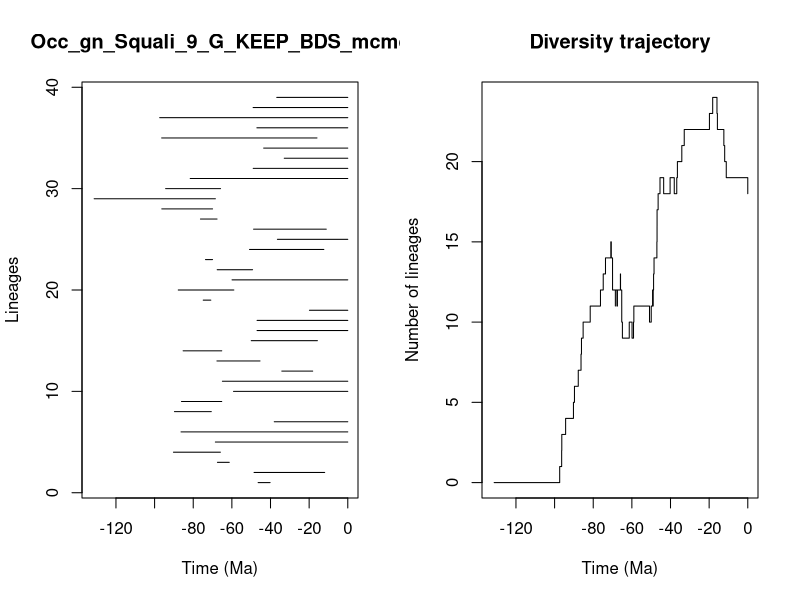

R code for this plot:


pdf(file='../Results/Genus/5_MA_bins_EXT_EP_FT/pyrate_mcmc_logs/Occ_gn_Squali_9_G_KEEP_BDS_mcmc_LTT.pdf',width=0.6*20, height=0.6*10)
title = "Occ_gn_Squali_9_G_KEEP_BDS_mcmc"
ts=c(46.40666207291774, 48.5199793780782,67.4679793790281,90.23869052091423,68.54660883453843,86.31725886465284,38.05699288128629,89.71420245103198,86.08829811215854,59.14802222418107,64.89994841454576,34.147343144968055,67.73248939456897,85.22824188819926,49.971502126150476,46.961638962132966,46.9537007700536,19.848491369197028,74.82515755540774,87.7480949737967,59.908765572716504,67.59747021535652,73.65489913292558,50.867651759875386,36.42859415187688,48.760547330392185,76.25336539081125,96.27144116234818,131.2844759383451,94.29051026209828,81.56468848870612,48.95098870700516,32.88874187773558,43.53954696703469,96.34024623548365,47.05079427161533,97.3629044847279,49.00076153299167,36.76385935824089)
te=c(40.20713064132313, 11.956848118992436,61.354325318092904,65.9402204667967,0.0,0.0,0.0,70.64942668974616,65.24549047794545,0.0,0.0,18.16475126085654,45.43600540367293,65.23842133390724,15.723518110620802,0.0,0.0,0.0,70.893612518398,58.974151232253455,0.0,49.2824718662188,70.0040801937297,12.387443409868325,0.0,11.135188410439296,67.67713819715867,69.9971349436774,68.53738272895619,65.86330336956489,0.0,0.0,0.0,0.0,15.947160207473802,0.0,0.0,0.0,0.0)
div_traj=c(0, 1,2,3,4,5,6,7,8,9,10,11,12,13,14,15,14,13,12,11,12,11,12,11,12,13,12,11,10,9,10,9,10,11,10,11,12,11,12,13,14,15,16,17,18,19,18,19,18,19,20,21,22,23,24,23,22,21,20,19,18)
time_events=c(131.2844759383451, 97.3629044847279,96.34024623548365,96.27144116234818,94.29051026209828,90.23869052091423,89.71420245103198,87.7480949737967,86.31725886465284,86.08829811215854,85.22824188819926,81.56468848870612,76.25336539081125,74.82515755540774,73.65489913292558,70.893612518398,70.64942668974616,70.0040801937297,69.9971349436774,68.54660883453843,68.53738272895619,67.73248939456897,67.67713819715867,67.59747021535652,67.4679793790281,65.9402204667967,65.86330336956489,65.24549047794545,65.23842133390724,64.89994841454576,61.354325318092904,59.908765572716504,59.14802222418107,58.974151232253455,50.867651759875386,49.971502126150476,49.2824718662188,49.00076153299167,48.95098870700516,48.760547330392185,48.5199793780782,47.05079427161533,46.961638962132966,46.9537007700536,46.40666207291774,45.43600540367293,43.53954696703469,40.20713064132313,38.05699288128629,36.76385935824089,36.42859415187688,34.147343144968055,32.88874187773558,19.848491369197028,18.16475126085654,15.947160207473802,15.723518110620802,12.387443409868325,11.956848118992436,11.135188410439296,0.0)
                par(mfrow=c(1,2))
                L = length(ts)
                plot(ts, 1:L , xlim=c(-max(ts)-1,0), pch=20, type="n", main=title,xlab="Time (Ma)",ylab="Lineages")
                for (i in 1:L){segments(x0=-te[i],y0=i,x1=-ts[i],y1=i)}    
                t = -time_events
                plot(div_traj ~ t,type="s", main = "Diversity trajectory",xlab="Time (Ma)",ylab="Number of lineages",xlim=c(-max(ts)-1,0))
                abline(v=c(65,200,251,367,445),lty=2,col="gray")
                
